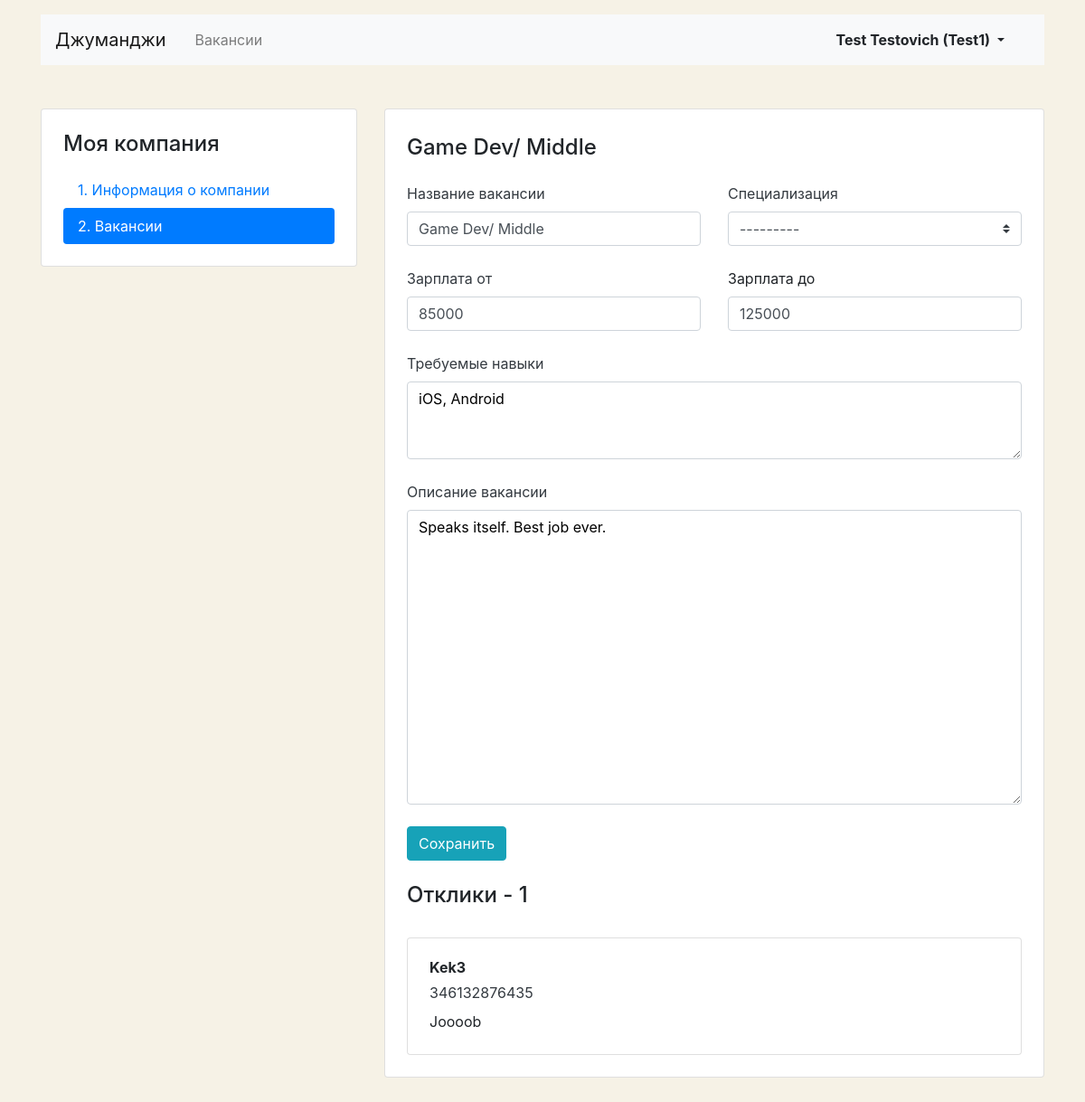
The page /mycompany/vacancies/43 (signed in) on the database as committed earlier.
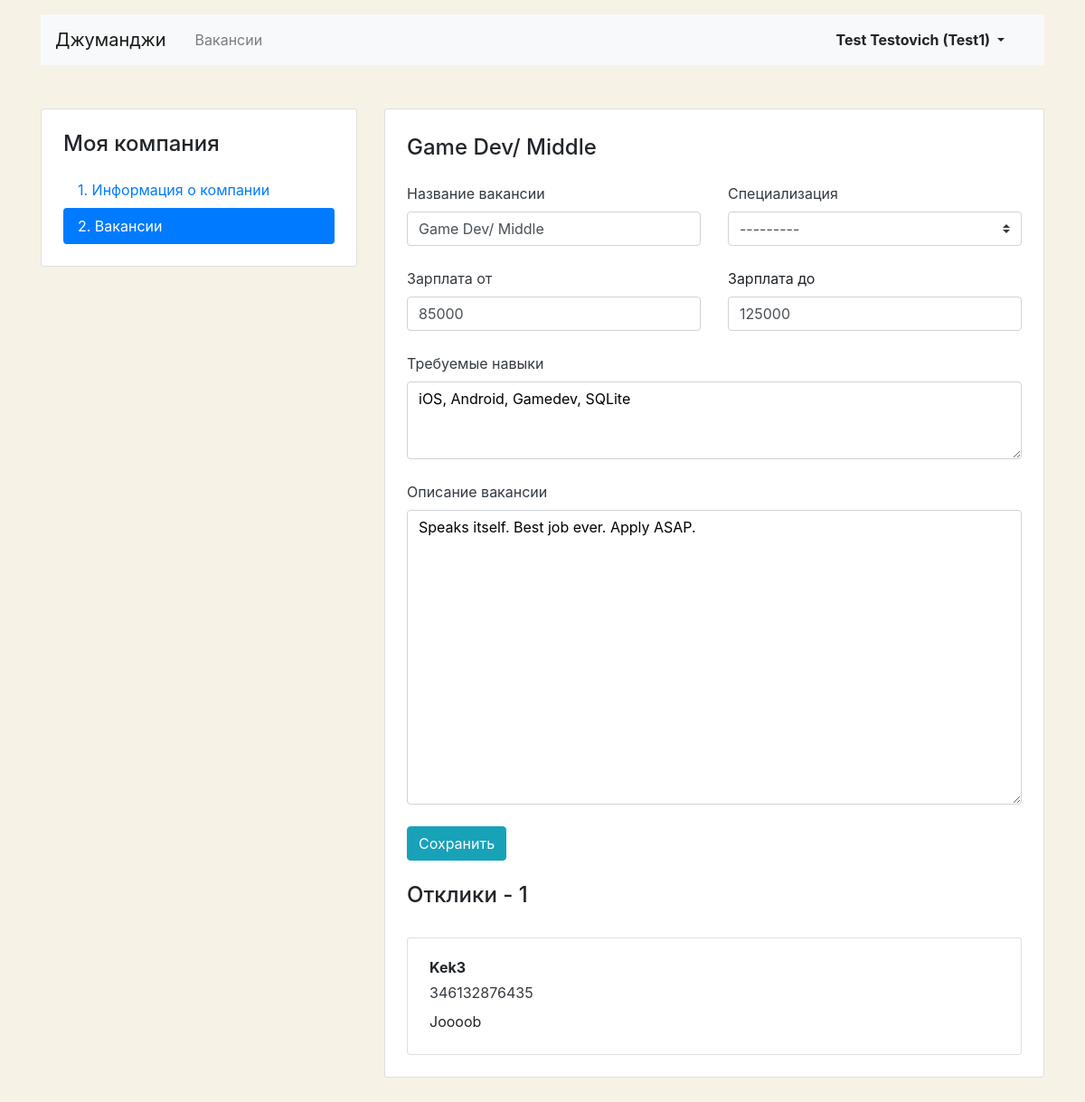
The same page on the database as committed later.
### app_jobsearch/models.py (models this page shows)
class Vacancy(models.Model):
    title = models.CharField(max_length=128)
    specialty = models.ForeignKey(Specialty, on_delete=models.CASCADE, related_name='vacancies')
    company = models.ForeignKey(Company, on_delete=models.CASCADE, related_name='vacancies')
    skills = models.TextField()
    description = models.TextField()
    salary_min = models.IntegerField()
    salary_max = models.IntegerField()
    published_at = models.DateField()

### app_jobsearch/views.py (the view, shortened to what this page needs)
# urls.py: path('mycompany/vacancies/<int:vacancy_id>', MyVacancyOneView.as_view(), name='user-vacancy'),
class MyVacancyOneView(View):
    def get(self, request, vacancy_id):
        user_vacancy = Vacancy.objects.filter(id=vacancy_id).values().first()
        user_company = get_object_or_404(Company, owner=request.user.id)
        form = VacancyForm(initial=user_vacancy)
        vacancy_applications = Application.objects.filter(vacancy=vacancy_id)
        context = {
            'form': form,
            'company': user_company,
            'vacancy': user_vacancy,
            'applications': vacancy_applications
        }
        return render(request, 'app_jobsearch/vacancy-edit.html', context=context)

### app_jobsearch/forms.py
class VacancyForm(forms.Form):
    title = forms.CharField(max_length=128,
                            widget=forms.TextInput(attrs={'class': 'form-control'}))
    specialty = forms.ModelChoiceField(queryset=Specialty.objects.all(),
                                       widget=forms.Select(attrs={'class': 'custom-select mr-sm-2'}))
    skills = forms.CharField(widget=forms.Textarea(attrs={'class': 'form-control',
                                                          'rows': '3',
                                                          'style': 'color:#000;'}))
    description = forms.CharField(widget=forms.Textarea(attrs={'class': 'form-control',
                                                               'rows': '13',
                                                               'style': 'color:#000;'}))
    salary_min = forms.IntegerField(widget=forms.TextInput(attrs={'class': 'form-control'}))
    salary_max = forms.IntegerField(widget=forms.TextInput(attrs={'class': 'form-control'}))

### app_jobsearch/models.py (called while the page is built)
    def __str__(self):
        return self.title

### app_jobsearch/templates/app_jobsearch/vacancy-edit.html (shortened to what this page needs)
{% extends 'app_jobsearch/base.html' %}
{% block main %}
  <main class="container mt-3 pb-5">
    <div class="row mt-5">
      <div class="col-12 col-lg-4">
        <aside class="pt-3 pb-4 px-4 mb-5 card">
          <h1 class="h4 pt-2 pb-2">Моя компания</h1>
          <div class="nav flex-column nav-pills">
            <a class="nav-link" href="{% url 'user-company' %}">1. Информация о&nbsp;компании</a>
            <a class="nav-link active" href="{% url 'user-vacancies' %}">2. Вакансии</a>
          </div>
        </aside>
      </div>
      <div class="col-12 col-lg-8">
        <div class="card">
          <div class="card-body px-4 pb-4 tab-content">
            <section>
              <h2 class="h4 pt-2 pb-3">{{ vacancy.title }}</h2>
              <form method="post" action="{% url 'user-vacancy' vacancy.id %}">{% csrf_token %}
                <div class="row">
                  <div class="col-12 col-md-6">
                    <div class="form-group pb-2">
                      <label class="mb-2 text-dark" for="vacancyTitle">Название вакансии</label>
                      {{ form.title }}
                    </div>
                  </div>
                  <div class="col-12 col-md-6">
                    <div class="form-group pb-2">
                      <label class="mb-2 text-dark" for="userSpecialization">Специализация</label>
                        {{ form.specialty }}
                    </div>
                  </div>
                </div>
                <div class="row">
                  <div class="col-12 col-md-6">
                    <div class="form-group pb-2">
                      <label class="mb-2 text-dark" for="vacancySalaryMin">Зарплата от</label>
                      {{ form.salary_min }}
                    </div>
                  </div>
                  <div class="col-12 col-md-6">
                    <div class="form-group pb-2">
                      <label class="mb-2" for="vacancySalaryMax">Зарплата до</label>
                      {{ form.salary_max }}
                    </div>
                  </div>
                </div>
                <div class="form-group pb-2">
                  <label class="mb-2 text-dark" for="vacancySkills">Требуемые навыки</label>
                  {{ form.skills }}
                </div>
                <div class="form-group pb-2">
                  <label class="mb-2 text-dark" for="vacancyDescription">Описание вакансии</label>
                  {{ form.description }}
                </div>
                <div class="form-group">
                  <input type="submit" class="btn btn-info" value="Сохранить">
                </div>
              </form>
              <h2 class="h4 pt-2 pb-3">Отклики - {{ applications|length }}</h2>
              {% for application in applications %}
              <div class="card mt-3">
                <div class="card-body px-4">
                  <p class="mb-1 font-weight-bold">{{ application.written_username }}</p>
                  <p class="mb-2"><a href="tel:+79002842324" class="text-dark">{{ application.written_phone }}</a></p>
                  <p class="mb-1">{{ application.written_cover_letter }}</p>
                </div>
              </div>
              {% endfor %}
            </section>
          </div>
        </div>
      </div>
    </div>
  </main>
{% endblock %}

Rows that differ between the two databases and show on the page:
changed Vacancy "Game Dev/ Middle": skills "iOS, Android" → "iOS, Android, Gamedev, SQLite"; description "Speaks itself. Best job ever." → "Speaks itself. Best job ever. Apply ASAP."
